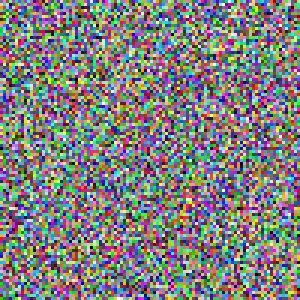
#> input picture dummy/0.tif, 100 x 100 px (shown 3 times larger); its folder holds only this picture in this run
$ python -i alignment.py   (imports and definitions only)
#> lines starting #> are read from the running program, lines starting #| are printed output that depends on the picture
### gpu_state.py
import cv2
import time
import threading

gpu_lock = threading.Lock()

_USE_GPU = False
cv2.ocl.setUseOpenCL(False)

def is_gpu_enabled():
    return _USE_GPU

# [31 lines left out: functions disable_gpu, enable_gpu, get_gpu_vram_gb, is_oom_error, not called in this run]

### alignment.py
import os
import cv2
import numpy as np
import math
import time
from concurrent.futures import ThreadPoolExecutor, as_completed
from PIL import Image
from gpu_state import is_gpu_enabled, disable_gpu, gpu_lock, is_oom_error

# Disable PIL image size limit warnings to support large 127MP files without crashing
Image.MAX_IMAGE_PIXELS = None

# Disable OpenCV internal thread pool globally to prevent massive thread oversubscription
# We will set it dynamically per-task instead of hardcoding it to 1.
# cv2.setNumThreads(1)

# [15 lines left out: function get_available_ram_gb, not called in this run]

class ImageAligner:
    def __init__(self, max_align_dim=800, n_features=8000, max_shift_percent=0.10, ecc_threshold=0.85):
        self.max_align_dim = max_align_dim
        self.n_features = n_features
        self.max_shift_percent = max_shift_percent
        self.ecc_threshold = ecc_threshold
        self.bf = cv2.BFMatcher(cv2.NORM_HAMMING, crossCheck=False)

    def _get_scale_factor(self, h, w):
        max_dim = max(h, w)
        if max_dim > self.max_align_dim:
            return self.max_align_dim / max_dim
        return 1.0

    # [20 lines left out: function _get_optimal_threads, not called in this run]

    def extract_features(self, img_path):
        # Use PIL to get dimensions without loading full pixel data
#> called with img_path = 'dummy/0.tif'
        with Image.open(img_path) as pil_img:
#> pil_img is the input picture: PIL image 100x100 RGB; mean R, G, B 128, 127.7, 126.5
            w, h = pil_img.size
#> w = 100; h = 100

        scale = self._get_scale_factor(h, w)
#> scale = 1

        if scale < 1.0:
            sw, sh = int(w * scale), int(h * scale)
            # Use NEAREST resampling: 10x faster than Lanczos, preserves corners, and avoids mode crashes on 16-bit TIFFs
            try:
                resample_filter = Image.Resampling.NEAREST
            except AttributeError:
                resample_filter = Image.NEAREST

            with Image.open(img_path) as pil_img:
                pil_img.thumbnail((sw, sh), resample_filter)
                img_arr = np.array(pil_img)
                if len(img_arr.shape) == 2:
                    img_small = img_arr
                elif img_arr.shape[2] == 4:
                    img_small = cv2.cvtColor(img_arr, cv2.COLOR_RGBA2BGR)
                else:
                    img_small = cv2.cvtColor(img_arr, cv2.COLOR_RGB2BGR)
        else:
            img = cv2.imread(img_path, cv2.IMREAD_UNCHANGED)
            if img is None:
                raise FileNotFoundError(f"Could not read image: {img_path}")
            img_small = img

        if len(img_small.shape) == 2:
            gray = img_small
        else:
            if img_small.shape[2] == 4:
                gray = cv2.cvtColor(img_small, cv2.COLOR_BGRA2GRAY)
            else:
                gray = cv2.cvtColor(img_small, cv2.COLOR_BGR2GRAY)
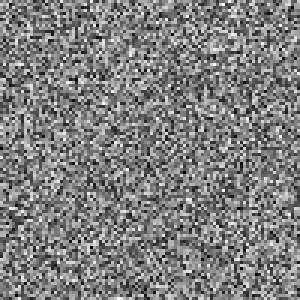
#> gray: shape (100, 100) uint16 (shown 3 times larger); min 568, max 65013, mean 32800.8; drawn with min black and max white
        del img_small

        # Convert 16-bit to 8-bit for ORB feature extraction (OpenCV ORB only supports CV_8U)
        if gray.dtype == np.uint16:
            gray = (gray >> 8).astype(np.uint8)
        use_gpu = False
        if is_gpu_enabled():
            if gpu_lock.acquire(blocking=False):
                use_gpu = True
                try:
                    u_gray = cv2.UMat(gray)
                    u_gray_blur = cv2.GaussianBlur(u_gray, (11, 11), 0)
                    orb = cv2.ORB_create(nfeatures=self.n_features, fastThreshold=20)
                    kp, u_des = orb.detectAndCompute(u_gray_blur, None)
                    gray_blur = u_gray_blur.get()
                    des = u_des.get() if u_des is not None else None
                finally:
                    gpu_lock.release()

        if not use_gpu:
            gray_blur = cv2.GaussianBlur(gray, (11, 11), 0)
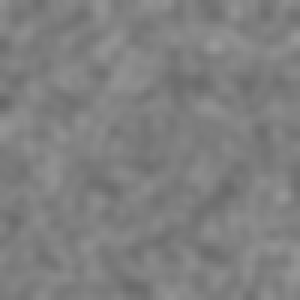
#> gray_blur: shape (100, 100) (shown 3 times larger); min 102, max 153, mean 127.6
            orb = cv2.ORB_create(nfeatures=self.n_features, fastThreshold=20)
            kp, des = orb.detectAndCompute(gray_blur, None)
#> kp = (); des = None
        kp_pts = np.float32([k.pt for k in kp]) if len(kp) > 0 else np.empty((0, 2), dtype=np.float32)
#> kp_pts = empty array

        return (h, w), kp_pts, des, gray_blur

    # [285 lines left out: functions compute_pair_transform, get_alignment_matrices, warp_and_crop_single, compute_alignment, not called in this run]

>>> result = ImageAligner().extract_features('dummy/0.tif')
